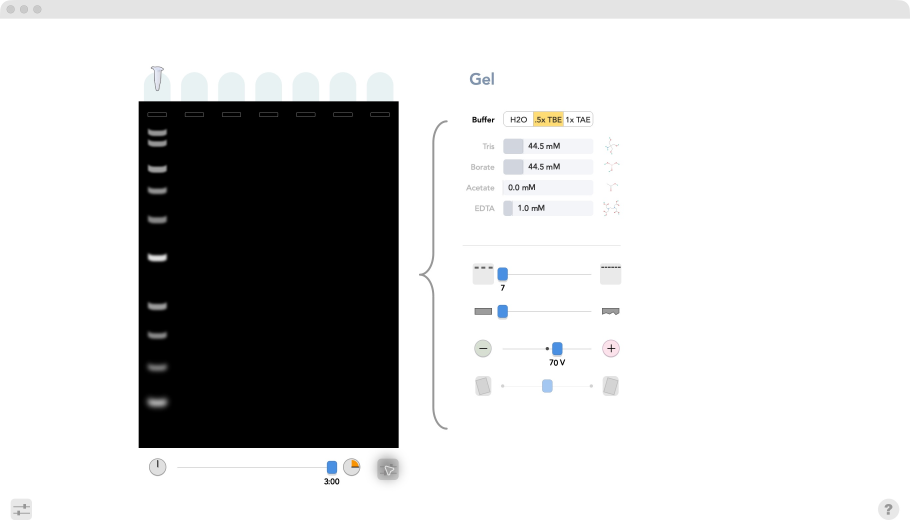
#> input picture reference/native/control-comparison/native-settings.jpg, 2730 x 1592 px (shown at 1/3 size)
$ python compare.py
#> lines starting #> are read from the running program, lines starting #| are printed output that depends on the picture
#!/usr/bin/env python3
"""Normalize capture profiles and extract equal-scale analytical text crops.
Requires Pillow. Originals remain untouched; output is not a parity golden.
"""
import io
from pathlib import Path
from PIL import Image, ImageCms
root = Path(__file__).resolve().parent
srgb = ImageCms.createProfile('sRGB')
for filename, box in [
    ('native-settings.jpg', (1400, 330, 1870, 665)),
    ('web-settings-before.png', (1400, 274, 1870, 609)),
    ('web-settings-after.png', (1400, 274, 1870, 609)),
]:
    original = Image.open(root / filename)
#> original is the input picture: PIL image 2730x1592 RGB; mean R, G, B 205.3, 205.4, 205.5
    print(filename, original.format, original.size)
#| native-settings.jpg JPEG (2730, 1592)
    if original.info.get('icc_profile'):
        profile = ImageCms.ImageCmsProfile(io.BytesIO(original.info['icc_profile']))
        print('  ICC:', ImageCms.getProfileDescription(profile).strip())
#|   ICC: Display
        normalized = ImageCms.profileToProfile(original, profile, srgb, outputMode='RGB')
    else:
        normalized = original.convert('RGB')  # Playwright PNG: sRGB capture.
    output = root / f'{Path(filename).stem}-text-srgb.png'
    normalized.crop(box).save(output, icc_profile=ImageCms.ImageCmsProfile(srgb).tobytes())
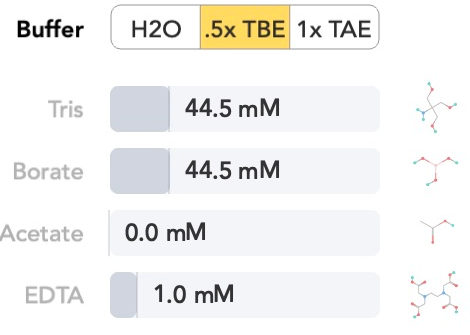
#> saved as native-settings-text-srgb.png: PIL image 470x335 RGB; mean R, G, B 243.1, 242.7, 241.5
    print('  crop:', output.name)
#> pass 2 of the loop `for filename, box in [`:
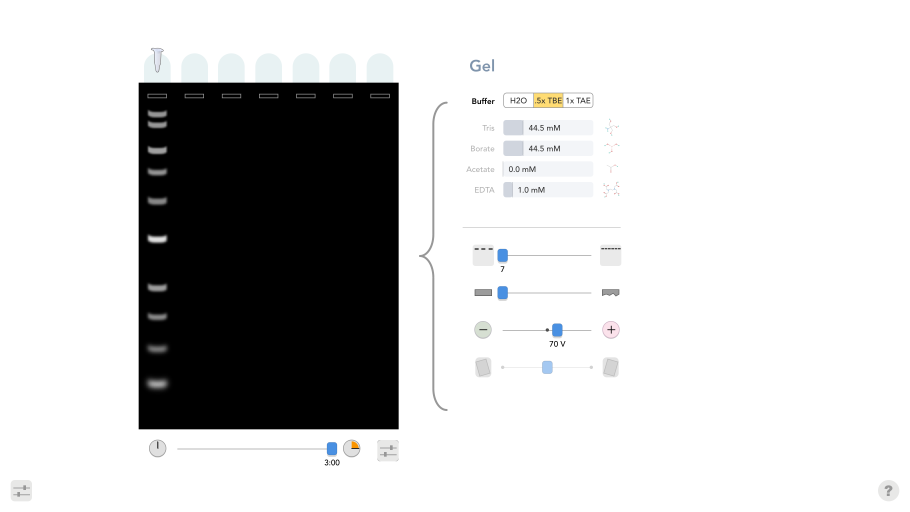
#> input picture reference/native/control-comparison/web-settings-before.png, 2730 x 1536 px (shown at 1/3 size)
#> original is the input picture: PIL image 2730x1536 RGB; mean R, G, B 204.6, 204.7, 204.8
#| web-settings-before.png PNG (2730, 1536)
#> `normalized.crop(box).save(output, icc_profile=ImageCms.ImageCmsProfile..`:
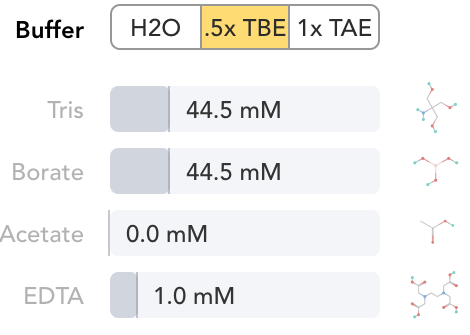
#> saved as web-settings-before-text-srgb.png: PIL image 470x335 RGB; mean R, G, B 243.4, 243.4, 242.4
#> pass 3 of the loop `for filename, box in [`:
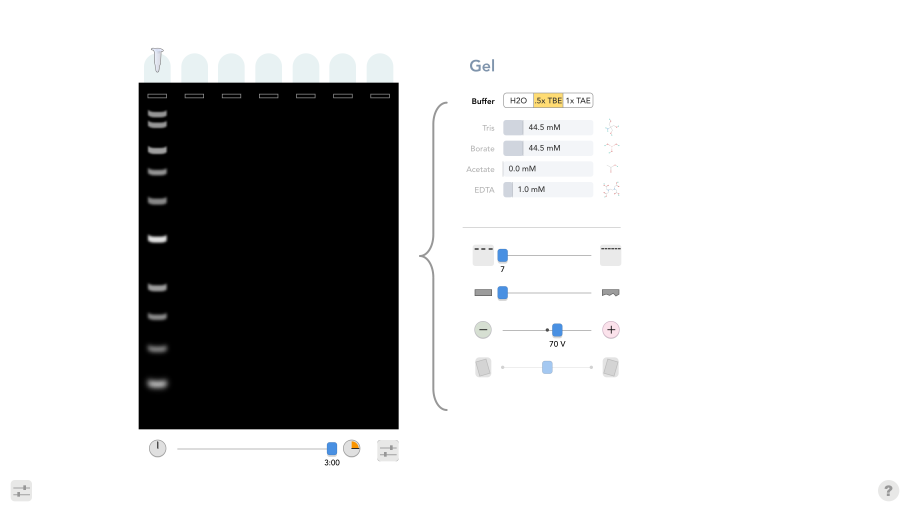
#> input picture reference/native/control-comparison/web-settings-after.png, 2730 x 1536 px (shown at 1/3 size)
#> original is the input picture: PIL image 2730x1536 RGB; mean R, G, B 204.6, 204.7, 204.8
#| web-settings-after.png PNG (2730, 1536)
#> `normalized.crop(box).save(output, icc_profile=ImageCms.ImageCmsProfile..`:
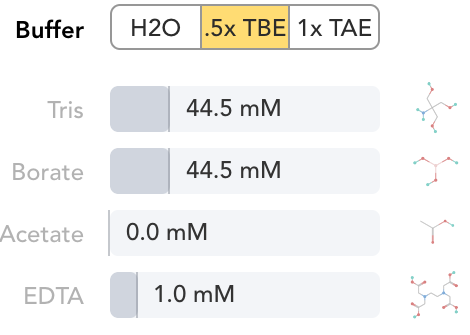
#> saved as web-settings-after-text-srgb.png: PIL image 470x335 RGB; mean R, G, B 243.4, 243.4, 242.4
